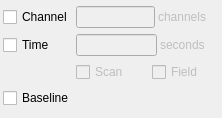
<ui version="4.0" >
 <class>AveragingWidget</class>
 <widget class="QWidget" name="AveragingWidget" >
  <property name="geometry" >
   <rect>
    <x>0</x>
    <y>0</y>
    <width>222</width>
    <height>118</height>
   </rect>
  </property>
  <property name="sizePolicy" >
   <sizepolicy vsizetype="Fixed" hsizetype="Preferred" >
    <horstretch>0</horstretch>
    <verstretch>0</verstretch>
   </sizepolicy>
  </property>
  <property name="windowTitle" >
   <string>Averaging Widget</string>
  </property>
  <layout class="QGridLayout" >
   <property name="leftMargin" >
    <number>3</number>
   </property>
   <property name="topMargin" >
    <number>3</number>
   </property>
   <property name="rightMargin" >
    <number>3</number>
   </property>
   <property name="bottomMargin" >
    <number>3</number>
   </property>
   <property name="horizontalSpacing" >
    <number>3</number>
   </property>
   <property name="verticalSpacing" >
    <number>3</number>
   </property>
   <item row="0" column="0" >
    <widget class="QCheckBox" name="channel" >
     <property name="text" >
      <string>Channel</string>
     </property>
    </widget>
   </item>
   <item row="0" column="1" >
    <layout class="QHBoxLayout" >
     <property name="spacing" >
      <number>3</number>
     </property>
     <item>
      <widget class="QLineEdit" name="channelValue" >
       <property name="enabled" >
        <bool>false</bool>
       </property>
      </widget>
     </item>
     <item>
      <widget class="QLabel" name="channelLabel" >
       <property name="enabled" >
        <bool>false</bool>
       </property>
       <property name="text" >
        <string>channels</string>
       </property>
      </widget>
     </item>
     <item>
      <spacer>
       <property name="orientation" >
        <enum>Qt::Horizontal</enum>
       </property>
       <property name="sizeHint" >
        <size>
         <width>40</width>
         <height>20</height>
        </size>
       </property>
      </spacer>
     </item>
    </layout>
   </item>
   <item row="1" column="0" >
    <widget class="QCheckBox" name="time" >
     <property name="text" >
      <string>Time</string>
     </property>
    </widget>
   </item>
   <item row="1" column="1" >
    <layout class="QHBoxLayout" >
     <property name="spacing" >
      <number>3</number>
     </property>
     <item>
      <widget class="QLineEdit" name="timeValue" >
       <property name="enabled" >
        <bool>false</bool>
       </property>
      </widget>
     </item>
     <item>
      <widget class="QLabel" name="timeLabel" >
       <property name="enabled" >
        <bool>false</bool>
       </property>
       <property name="text" >
        <string>seconds</string>
       </property>
      </widget>
     </item>
     <item>
      <spacer>
       <property name="orientation" >
        <enum>Qt::Horizontal</enum>
       </property>
       <property name="sizeHint" >
        <size>
         <width>40</width>
         <height>20</height>
        </size>
       </property>
      </spacer>
     </item>
    </layout>
   </item>
   <item row="2" column="1" >
    <layout class="QHBoxLayout" >
     <item>
      <widget class="QCheckBox" name="scan" >
       <property name="enabled" >
        <bool>false</bool>
       </property>
       <property name="text" >
        <string>Scan</string>
       </property>
      </widget>
     </item>
     <item>
      <spacer>
       <property name="orientation" >
        <enum>Qt::Horizontal</enum>
       </property>
       <property name="sizeType" >
        <enum>QSizePolicy::Fixed</enum>
       </property>
       <property name="sizeHint" >
        <size>
         <width>20</width>
         <height>20</height>
        </size>
       </property>
      </spacer>
     </item>
     <item>
      <widget class="QCheckBox" name="field" >
       <property name="enabled" >
        <bool>false</bool>
       </property>
       <property name="text" >
        <string>Field</string>
       </property>
      </widget>
     </item>
     <item>
      <spacer>
       <property name="orientation" >
        <enum>Qt::Horizontal</enum>
       </property>
       <property name="sizeHint" >
        <size>
         <width>40</width>
         <height>20</height>
        </size>
       </property>
      </spacer>
     </item>
    </layout>
   </item>
   <item row="3" column="0" colspan="2" >
    <widget class="QCheckBox" name="baseline" >
     <property name="enabled" >
      <bool>true</bool>
     </property>
     <property name="text" >
      <string>Baseline</string>
     </property>
    </widget>
   </item>
  </layout>
 </widget>
 <resources/>
 <connections>
  <connection>
   <sender>channel</sender>
   <signal>toggled(bool)</signal>
   <receiver>channelValue</receiver>
   <slot>setEnabled(bool)</slot>
   <hints>
    <hint type="sourcelabel" >
     <x>13</x>
     <y>18</y>
    </hint>
    <hint type="destinationlabel" >
     <x>82</x>
     <y>16</y>
    </hint>
   </hints>
  </connection>
  <connection>
   <sender>channel</sender>
   <signal>toggled(bool)</signal>
   <receiver>channelLabel</receiver>
   <slot>setEnabled(bool)</slot>
   <hints>
    <hint type="sourcelabel" >
     <x>16</x>
     <y>27</y>
    </hint>
    <hint type="destinationlabel" >
     <x>179</x>
     <y>15</y>
    </hint>
   </hints>
  </connection>
  <connection>
   <sender>time</sender>
   <signal>toggled(bool)</signal>
   <receiver>timeValue</receiver>
   <slot>setEnabled(bool)</slot>
   <hints>
    <hint type="sourcelabel" >
     <x>10</x>
     <y>48</y>
    </hint>
    <hint type="destinationlabel" >
     <x>83</x>
     <y>51</y>
    </hint>
   </hints>
  </connection>
  <connection>
   <sender>time</sender>
   <signal>toggled(bool)</signal>
   <receiver>timeLabel</receiver>
   <slot>setEnabled(bool)</slot>
   <hints>
    <hint type="sourcelabel" >
     <x>36</x>
     <y>52</y>
    </hint>
    <hint type="destinationlabel" >
     <x>199</x>
     <y>52</y>
    </hint>
   </hints>
  </connection>
  <connection>
   <sender>time</sender>
   <signal>toggled(bool)</signal>
   <receiver>scan</receiver>
   <slot>setEnabled(bool)</slot>
   <hints>
    <hint type="sourcelabel" >
     <x>43</x>
     <y>56</y>
    </hint>
    <hint type="destinationlabel" >
     <x>83</x>
     <y>80</y>
    </hint>
   </hints>
  </connection>
  <connection>
   <sender>time</sender>
   <signal>toggled(bool)</signal>
   <receiver>field</receiver>
   <slot>setEnabled(bool)</slot>
   <hints>
    <hint type="sourcelabel" >
     <x>56</x>
     <y>54</y>
    </hint>
    <hint type="destinationlabel" >
     <x>179</x>
     <y>90</y>
    </hint>
   </hints>
  </connection>
 </connections>
</ui>
